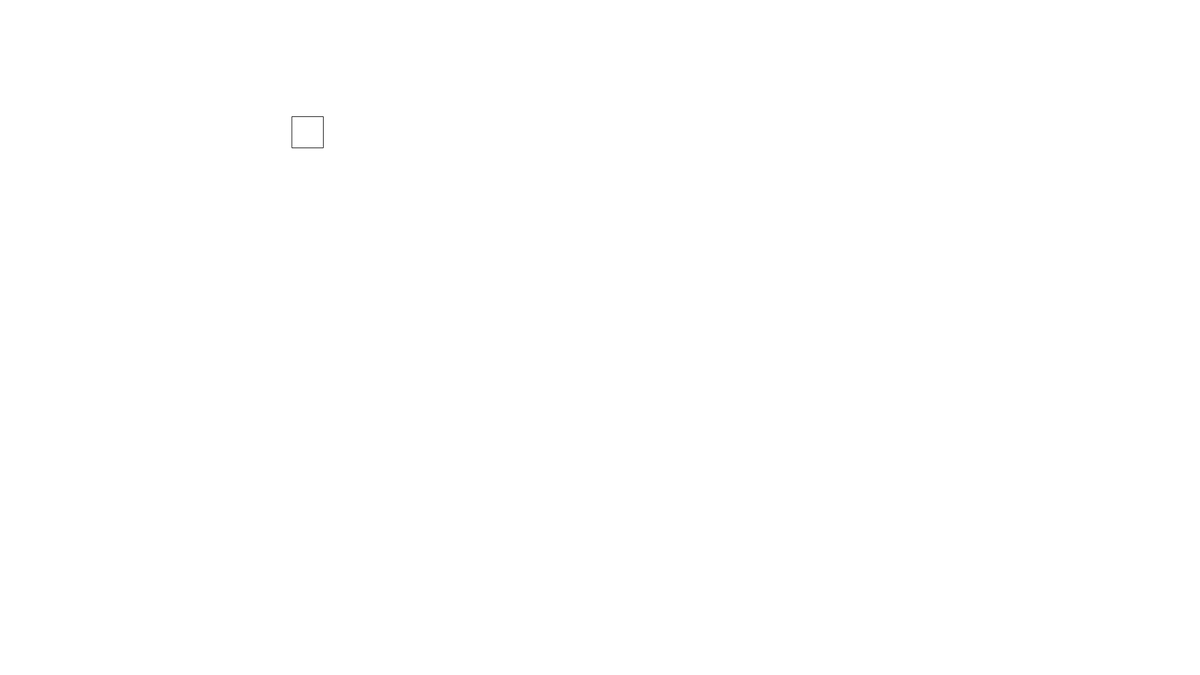
Frame 1 (no input)
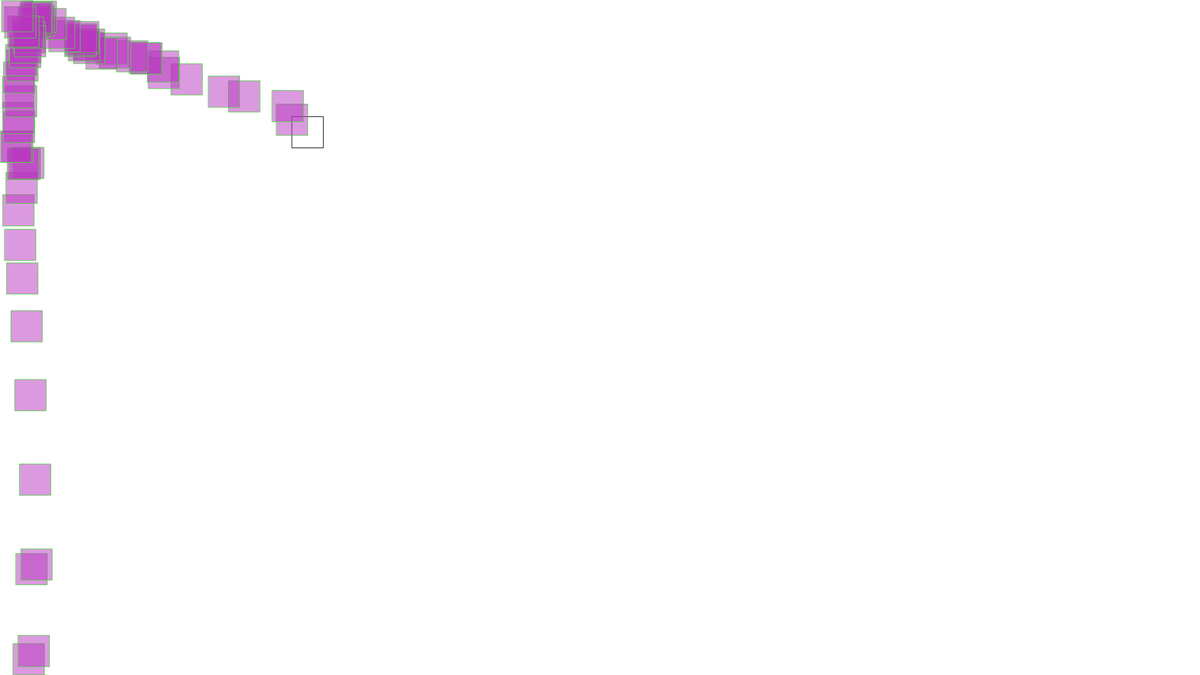
Frame 60 (no input)
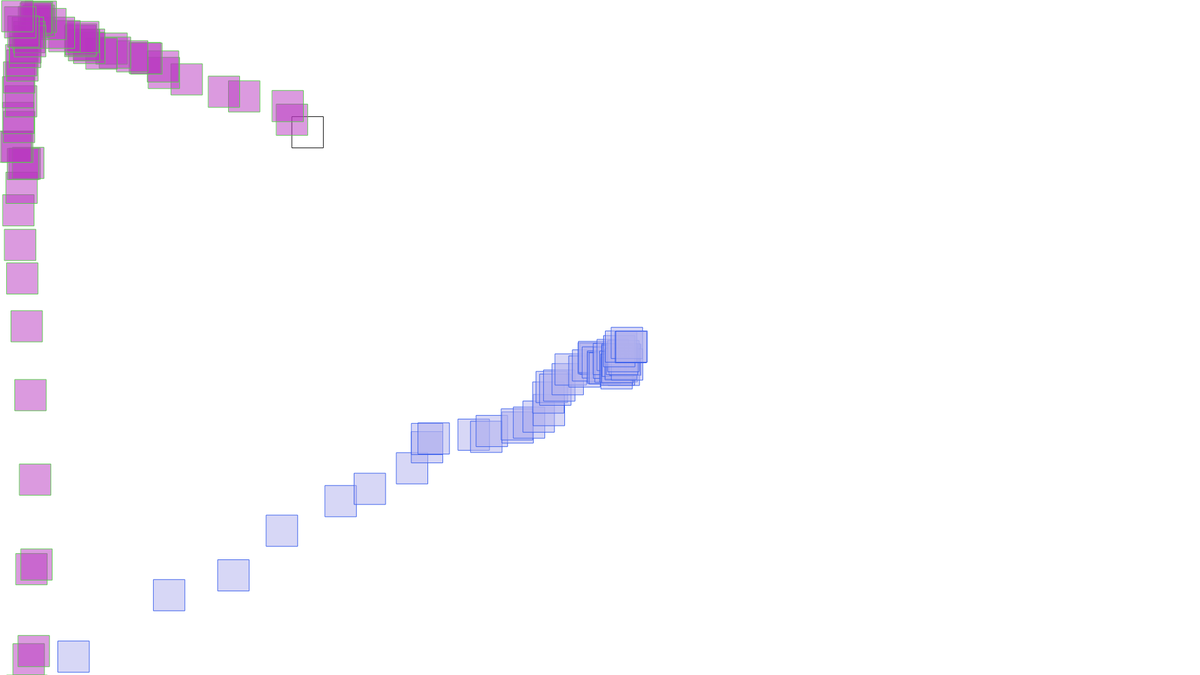
Frame 120 (the mouse pressed at the canvas centre since frame 60)

The p5.js sketch that drew these frames (run headless with seeded random() and noise() and a simulated clock; from frame 60 on, the mouse is pressed at the canvas centre):

// p5.js sketch
// ── sketch.js

var x = 0; // GLOBAL VARIABLE
var y = 0; // GLOBAL VARIABLE
var r, g, b; // GLOBAL VARIABLE
var q, w, e; // GLOBAL VARIABLE


function setup() {
  createCanvas(1920, 1080);
  background(255);
  r = random(255);
  g = random(255);
  b = random(255);
  q = random(255);
  w = random(255);
  e = random(255);
  x = random(width);
  y = random(height);
  
}

function draw() {
  rect(x, y, 50, 50);
  stroke(q, w, e,255);
  fill (r, g, b, 127);
  // brownian motion - drunk behavior
  var dx = mouseX-x;
  var dy = mouseY-y;
  x = x + random(0, 0.2)*dx + random(-10, 10);
  y = y + random(0, 0.2)*dy + random(-10, 10);
  if(x>width) x = 0;
  if(y>height) y = 0;
  if(x<0) x=width;
  if(y<0) y=height;
}

function mousePressed() {
    r = random(255);
    g = random(255);
    b = random(255);
    q = random(255);
    w = random(255);
    e = random(255);
}


function keyPressed()
{
  background(255);
  x = random(width);
  y = random(height);
}
